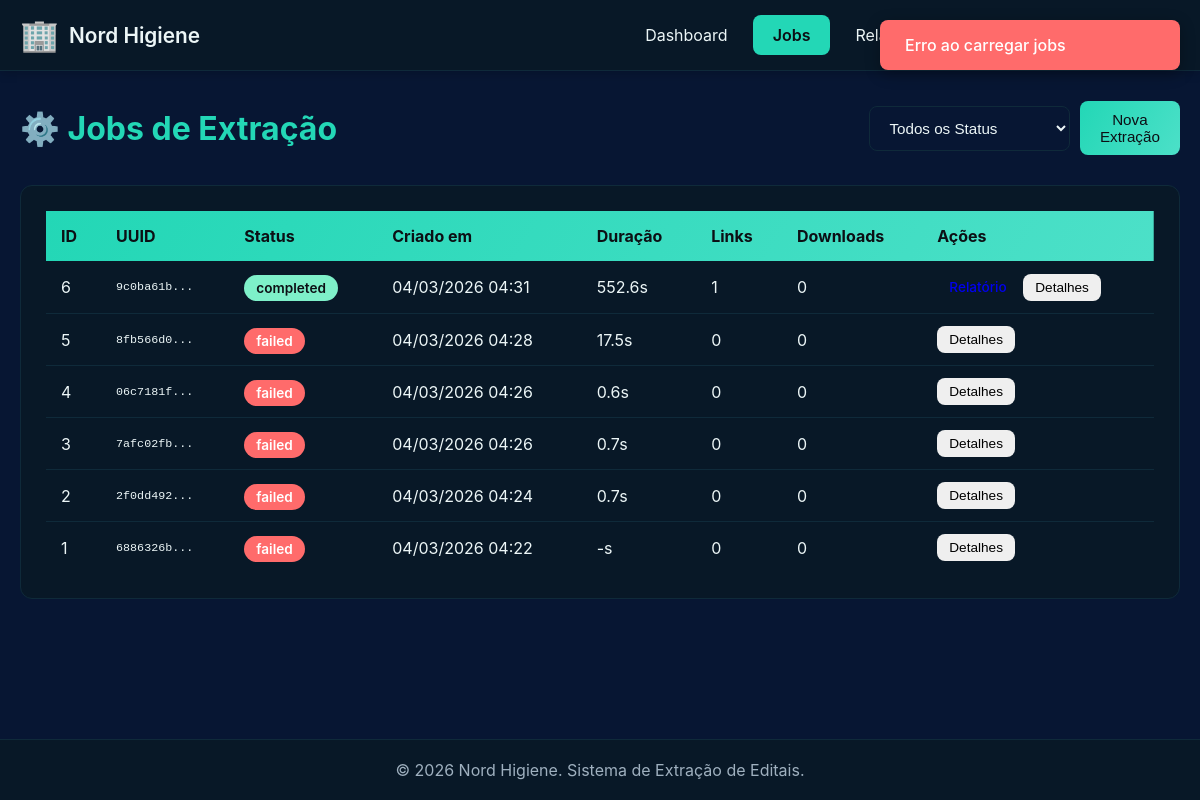
Page /jobs on the committed database.
### app/models/job.py (models this page shows, shortened)
class ExtractionJob(db.Model):
    __tablename__ = 'extraction_jobs'
    id = db.Column(db.Integer, primary_key=True)
    uuid = db.Column(db.String(36), unique=True, nullable=False, index=True)
    status = db.Column(db.String(20), nullable=False, default='pending', index=True)
    created_at = db.Column(db.DateTime, default=datetime.utcnow, nullable=False, index=True)
    started_at = db.Column(db.DateTime)
    completed_at = db.Column(db.DateTime)
    execution_time = db.Column(db.Float)  # segundos
    config_json = db.Column(db.Text, nullable=False)
    links_total = db.Column(db.Integer, default=0)
    processed = db.Column(db.Integer, default=0)
    downloaded = db.Column(db.Integer, default=0)
    skipped = db.Column(db.Integer, default=0)
    report_path = db.Column(db.String(512))
    error_message = db.Column(db.Text)
    error_traceback = db.Column(db.Text)
    items = db.relationship('ExtractedItem', backref='job', lazy='dynamic', cascade='all, delete-orphan')
    @property
    def config(self):
        """Retorna configuração como dict."""
        import json
        return json.loads(self.config_json) if self.config_json else {}

### app/routes/dashboard.py (the view)
@dashboard_bp.route('/jobs')
def jobs_page():
    job_service = JobService()
    jobs = job_service.list_jobs(limit=50)
    return render_template('jobs.html', jobs=jobs)

### app/services/job_service.py (called while the page is built)
    def list_jobs(self, status: str = None, limit: int = 50, offset: int = 0) -> list[ExtractionJob]:
        query = ExtractionJob.query
        if status:
            query = query.filter_by(status=status)
        return query.order_by(ExtractionJob.created_at.desc()).offset(offset).limit(limit).all()

### app/templates/jobs.html (shortened to what this page needs)
{% extends "base.html" %}
{% block content %}
<div class="page-header">
    <h1>⚙️ Jobs de Extração</h1>
    <div class="page-actions">
        <select id="statusFilter" class="form-control" onchange="filterJobs()">
            <option value="">Todos os Status</option>
        </select>
        <button class="btn btn-primary" onclick="startNewExtraction()">Nova Extração</button>
    </div>
</div>
<div class="section">
    <div class="table-container">
        <table class="data-table">
            <thead>
                <tr>
                    <th>ID</th>
                    <th>UUID</th>
                    <th>Status</th>
                    <th>Criado em</th>
                    <th>Duração</th>
                    <th>Links</th>
                    <th>Downloads</th>
                    <th>Ações</th>
                </tr>
            </thead>
            <tbody id="jobsTableBody">
                {% if jobs %}
                    {% for job in jobs %}
                    <tr data-status="{{ job.status }}">
                        <td>{{ job.id }}</td>
                        <td class="uuid">{{ job.uuid[:8] }}...</td>
                        <td>
                            <span class="status-badge status-{{ job.status }}">{{ job.status }}</span>
                        </td>
                        <td>{{ job.created_at.strftime('%d/%m/%Y %H:%M') if job.created_at else '-' }}</td>
                        <td>{{ "%.1f"|format(job.execution_time) if job.execution_time else '-' }}s</td>
                        <td>{{ job.links_total or 0 }}</td>
                        <td>{{ job.downloaded or 0 }}</td>
                        <td>
                            {% if job.status == 'running' %}
                                <button class="btn btn-sm btn-danger" onclick="cancelJob('{{ job.uuid }}')">Cancelar</button>
                            {% elif job.status == 'completed' and job.report_path %}
                                <a href="{{ url_for('api.get_report', filename=job.report_path.split('/')[-1]) }}" class="btn btn-sm" target="_blank">Relatório</a>
                            {% endif %}
                            <button class="btn btn-sm" onclick="showJobDetails('{{ job.uuid }}')">Detalhes</button>
                        </td>
                    </tr>
                    {% endfor %}
                {% else %}
                    <tr>
                        <td colspan="8" class="text-center">Nenhum job encontrado</td>
                    </tr>
                {% endif %}
            </tbody>
        </table>
    </div>
</div>
{% endblock %}

### app/static/css/styles.css (style rules this page uses)
:root { --primary-color: #23d7b6; --primary-dark: #1fb899; --secondary-color: #4ce0c8; --bg-color: #071633; --card-bg: #081827; --text-color: #ecf6f7; --text-muted: #9fb0bf; --border-color: #0f2a3a; --success-color: #7ef0c9; --warning-color: #ffc107; --error-color: #ff6b6b; --danger-color: #ff4757; }
* { margin: 0; padding: 0; box-sizing: border-box; }
body { font-family: 'Inter', 'Segoe UI', system-ui, -apple-system, sans-serif; background: var(--bg-color); color: var(--text-color); min-height: 100vh; display: flex; flex-direction: column; }
.page-header { display: flex; justify-content: space-between; align-items: center; margin-bottom: 30px; }
.page-header h1 { font-size: 2em; color: var(--primary-color); }
.page-actions { display: flex; gap: 10px; align-items: center; }
.section { background: var(--card-bg); border: 1px solid var(--border-color); border-radius: 12px; padding: 25px; margin-bottom: 30px; }
.table-container { overflow-x: auto; }
.data-table { width: 100%; border-collapse: collapse; background: var(--card-bg); }
.data-table thead { background: linear-gradient(120deg, var(--primary-color), var(--secondary-color)); color: #0c0f14; }
.data-table th { padding: 15px; text-align: left; font-weight: 700; }
.data-table td { padding: 12px 15px; border-bottom: 1px solid var(--border-color); }
.data-table tbody tr:last-child td { border-bottom: none; }
.status-badge { padding: 5px 12px; border-radius: 20px; font-size: 0.85em; font-weight: 600; }
.status-completed { background: var(--success-color); color: #0c0f14; }
.status-failed { background: var(--error-color); color: #fff; }
.btn { padding: 10px 20px; border: none; border-radius: 8px; cursor: pointer; font-size: 0.95em; font-weight: 500; transition: all 0.3s ease; text-decoration: none; display: inline-block; text-align: center; }
.btn-primary { background: linear-gradient(120deg, var(--primary-color), var(--secondary-color)); color: #0c0f14; }
.btn-sm { padding: 6px 12px; font-size: 0.85em; }
.form-control { width: 100%; padding: 12px 15px; border: 1px solid var(--border-color); border-radius: 8px; background: var(--bg-color); color: var(--text-color); font-size: 0.95em; }
.uuid { font-family: monospace; font-size: 0.9em; }

### rows in the picture
ExtractionJob: id "6", uuid "9c0ba61b", status "completed", created_at "04/03/2026 04:31", execution_time "552.6", links_total "1", downloaded "0"
ExtractionJob: id "5", uuid "8fb566d0", status "failed", created_at "04/03/2026 04:28", execution_time "17.5", links_total "0", downloaded "0"
ExtractionJob: id "4", uuid "06c7181f", status "failed", created_at "04/03/2026 04:26", execution_time "0.6", links_total "0", downloaded "0"
ExtractionJob: id "3", uuid "7afc02fb", status "failed", created_at "04/03/2026 04:26", execution_time "0.7", links_total "0", downloaded "0"
ExtractionJob: id "2", uuid "2f0dd492", status "failed", created_at "04/03/2026 04:24", execution_time "0.7", links_total "0", downloaded "0"
ExtractionJob: id "1", uuid "6886326b", status "failed", created_at "04/03/2026 04:22", execution_time "-", links_total "0", downloaded "0"
